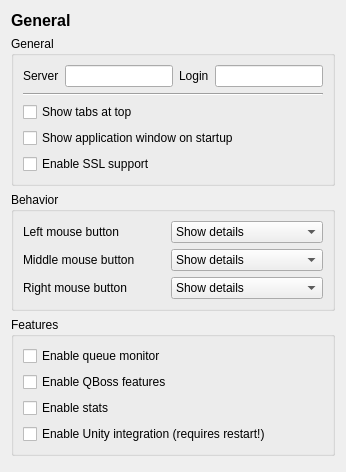
     <widget class="QWidget" name="page">
      <layout class="QGridLayout" name="gridLayout_24">
       <item row="0" column="0">
        <widget class="QLabel" name="label_22">
         <property name="font">
          <font>
           <pointsize>12</pointsize>
           <weight>75</weight>
           <bold>true</bold>
          </font>
         </property>
         <property name="frameShape">
          <enum>QFrame::NoFrame</enum>
         </property>
         <property name="frameShadow">
          <enum>QFrame::Sunken</enum>
         </property>
         <property name="text">
          <string>General</string>
         </property>
        </widget>
       </item>
       <item row="1" column="0" colspan="2">
        <widget class="QGroupBox" name="groupBox_2">
         <property name="title">
          <string>General</string>
         </property>
         <layout class="QGridLayout" name="gridLayout_4">
          <item row="4" column="0">
           <widget class="QCheckBox" name="cfg_showAppWindow">
            <property name="text">
             <string>Show application window on startup</string>
            </property>
           </widget>
          </item>
          <item row="2" column="0">
           <widget class="QCheckBox" name="cfg_showTabsAtTop">
            <property name="text">
             <string>Show tabs at top</string>
            </property>
           </widget>
          </item>
          <item row="1" column="0">
           <widget class="Line" name="line">
            <property name="orientation">
             <enum>Qt::Horizontal</enum>
            </property>
           </widget>
          </item>
          <item row="0" column="0">
           <layout class="QGridLayout" name="gridLayout_2">
            <item row="0" column="2">
             <widget class="QLabel" name="label">
              <property name="text">
               <string>Login</string>
              </property>
             </widget>
            </item>
            <item row="0" column="1">
             <widget class="QLineEdit" name="cfg_dBServer"/>
            </item>
            <item row="0" column="0">
             <widget class="QLabel" name="label_2">
              <property name="text">
               <string>Server</string>
              </property>
             </widget>
            </item>
            <item row="0" column="3">
             <widget class="QLineEdit" name="cfg_engineer"/>
            </item>
           </layout>
          </item>
          <item row="5" column="0">
           <widget class="QCheckBox" name="cfg_enableSsl">
            <property name="text">
             <string>Enable SSL support</string>
            </property>
           </widget>
          </item>
         </layout>
        </widget>
       </item>
       <item row="2" column="0" colspan="2">
        <widget class="QGroupBox" name="groupBox_3">
         <property name="title">
          <string>Behavior</string>
         </property>
         <layout class="QGridLayout" name="gridLayout_3">
          <item row="0" column="0">
           <layout class="QGridLayout" name="gridLayout_6">
            <item row="1" column="1">
             <widget class="QComboBox" name="cfg_middleMouseButton">
              <property name="currentIndex">
               <number>0</number>
              </property>
              <item>
               <property name="text">
                <string>Show details</string>
               </property>
              </item>
              <item>
               <property name="text">
                <string>Context menu</string>
               </property>
              </item>
              <item>
               <property name="text">
                <string>Copy SR# to clipboard</string>
               </property>
              </item>
             </widget>
            </item>
            <item row="2" column="0">
             <widget class="QLabel" name="label_31">
              <property name="text">
               <string>Right mouse button</string>
              </property>
             </widget>
            </item>
            <item row="2" column="1">
             <widget class="QComboBox" name="cfg_rightMouseButton">
              <property name="currentIndex">
               <number>0</number>
              </property>
              <item>
               <property name="text">
                <string>Show details</string>
               </property>
              </item>
              <item>
               <property name="text">
                <string>Context menu</string>
               </property>
              </item>
              <item>
               <property name="text">
                <string>Copy SR# to clipboard</string>
               </property>
              </item>
             </widget>
            </item>
            <item row="0" column="0">
             <widget class="QLabel" name="label_29">
              <property name="text">
               <string>Left mouse button</string>
              </property>
             </widget>
            </item>
            <item row="0" column="1">
             <widget class="QComboBox" name="cfg_leftMouseButton">
              <item>
               <property name="text">
                <string>Show details</string>
               </property>
              </item>
              <item>
               <property name="text">
                <string>Context menu</string>
               </property>
              </item>
              <item>
               <property name="text">
                <string>Copy SR# to clipboard</string>
               </property>
              </item>
             </widget>
            </item>
            <item row="1" column="0">
             <widget class="QLabel" name="label_30">
              <property name="text">
               <string>Middle mouse button</string>
              </property>
             </widget>
            </item>
           </layout>
          </item>
         </layout>
        </widget>
       </item>
       <item row="3" column="0" colspan="2">
        <widget class="QGroupBox" name="groupBox_4">
         <property name="title">
          <string>Features</string>
         </property>
         <layout class="QGridLayout" name="gridLayout_36">
          <item row="0" column="0">
           <widget class="QCheckBox" name="cfg_monitorEnabled">
            <property name="text">
             <string>Enable queue monitor</string>
            </property>
           </widget>
          </item>
          <item row="1" column="0">
           <widget class="QCheckBox" name="cfg_qbossFeatures">
            <property name="text">
             <string>Enable QBoss features</string>
            </property>
           </widget>
          </item>
          <item row="2" column="0">
           <widget class="QCheckBox" name="cfg_statsEnabled">
            <property name="text">
             <string>Enable stats</string>
            </property>
           </widget>
          </item>
          <item row="3" column="0">
           <widget class="QCheckBox" name="cfg_unityEnabled">
            <property name="text">
             <string>Enable Unity integration (requires restart!)</string>
            </property>
           </widget>
          </item>
         </layout>
        </widget>
       </item>
       <item row="4" column="1">
        <spacer name="verticalSpacer">
         <property name="orientation">
          <enum>Qt::Vertical</enum>
         </property>
         <property name="sizeHint" stdset="0">
          <size>
           <width>20</width>
           <height>5</height>
          </size>
         </property>
        </spacer>
       </item>
      </layout>
     </widget>
